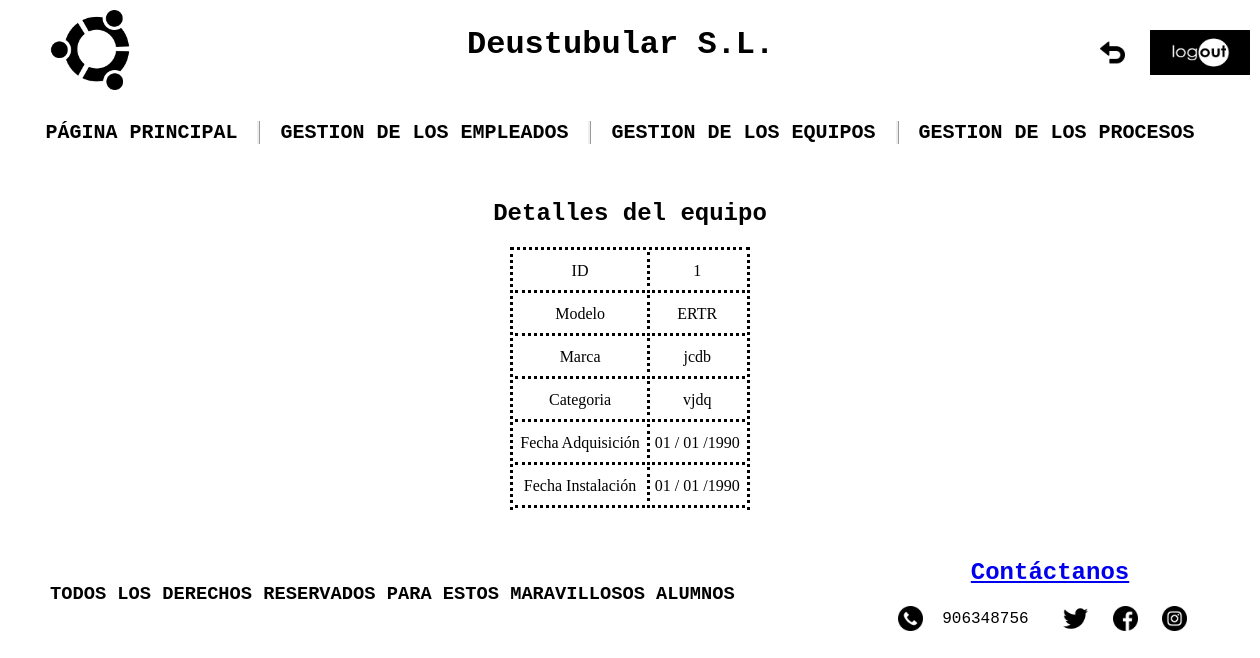
Screenshot of /appProduccion/equipos/1/ with the database file from the repository.
### appProduccion/models.py (models this page shows, shortened)
class Equipo(models.Model):
    modelo = models.CharField(max_length=100)
    marca = models.CharField(max_length=100)
    categoria = models.CharField(max_length=100)
    fecha_adquisicion = models.DateField(default="01/01/1990")
    fecha_instalacion = models.DateField(default="01/01/1990")

### appProduccion/views.py (the view)
# urls.py: path('equipos/<int:pk>/', views.EquipoDetailView.as_view(), name='equipo_detail'),
class EquipoDetailView(DetailView):
    model = Equipo
    template_name = 'equipo_detail.html'
    def get_context_data(self, **kwargs):
        context = super(EquipoDetailView, self).get_context_data(**kwargs)
        context['titulo_pagina'] = 'Detalles del equipo'
        return context

### appProduccion/templates/equipo_detail.html (shortened to what this page needs)
{% load static %}
<!DOCTYPE html>
<html lang="en">
<head>
    <link rel="stylesheet" href="{% static 'css/style.css' %}">
</head>
<body>
    <header class="antifloat">
        <div class="header-izq">
            <a href="{% url 'principal' %}"><img id="Logo" src="{% static 'imagenes/logo.png' %}" alt="LOGO"></a>
        </div>
        <div class="header-der">
            <h1>Deustubular S.L.</h1>
            <a href="{% url 'equipo_list' %}"><img id="Atras" src="{% static 'imagenes/atras.png' %}" alt="ATRÁS"></a>
            <a href="{% url 'logout' %}"><img id="Log_out" src="{% static 'imagenes/logout.png' %}" alt="LOGOUT"></a>
        </div>
    </header>
    <nav>
        <h2 id="PP"><a href="{% url 'principal' %}" class="enlaces_internos" style="text-decoration:none;">PÁGINA PRINCIPAL</a></h2>
        <h2 id="gestion_empleados">GESTION DE LOS EMPLEADOS
        </h2>
        <h2 id="gestion_equipos">GESTION DE LOS EQUIPOS
        </h2>
        <h2 id="gestion_procesos">GESTION DE LOS PROCESOS
        </h2>
    </nav>
    <main class="antifloat">
        <h2 class="centrar">Detalles del equipo</h2>
        <div class="div-table">
            <table>
                <tr>
                    <td>ID</td>
                    <td class="td_estilos">{{ equipo.id }}</td>
                </tr>
                <tr>
                    <td>Modelo</td>
                    <td class="td_estilos">{{ equipo.modelo }}</td>
                </tr>
                <tr>
                    <td>Marca</td>
                    <td class="td_estilos">{{ equipo.marca }}</td>
                </tr>
                <tr>
                    <td>Categoria</td>
                    <td class="td_estilos">{{ equipo.categoria }}</td>
                </tr>
                <tr>
                    <td>Fecha Adquisición</td>
                    <td class="td_estilos">{{ equipo.fecha_adquisicion|date:"d / m /Y" }}</td>
                </tr>
                <tr>
                    <td>Fecha Instalación</td>
                    <td class="td_estilos">{{ equipo.fecha_instalacion|date:"d / m /Y" }}</td>
                </tr>
            </table>
        </div>
    </main>
</body>
<footer>
    <div class="footer-izq">
        <h3 class="h3_footer">TODOS LOS DERECHOS RESERVADOS PARA ESTOS MARAVILLOSOS ALUMNOS</h3>
    </div>
    <div class="footer-der">
        <div id="Contactos">
            <a href="{%  url 'novedades_create' %}"><h2>Contáctanos</h2></a>
            <img id="Telefono" src="{% static 'imagenes/telefono.png' %}" alt="TELEFONO">
            <label for="Telefono">906348756</label>
            <a href="https://twitter.com/?lang=es"><img id="Twitter" src="{% static 'imagenes/twitter.png' %}" alt="TWITTER"></a>
            <a href="https://es-es.facebook.com/"><img class="Face_ins" src="{% static 'imagenes/facebook.png' %}" alt="FACEBOOK"></a>
            <a href="https://www.instagram.com/?hl=es"><img class="Face_ins" src="{% static 'imagenes/instagram.png' %}" alt="INSTAGRAM"></a>
        </div>
    </div>
</footer>
</html>

### appProduccion/static/css/style.css (style rules this page uses)
* { background-size: 100%; box-sizing: border-box; }
body { background-image: url(../imagenes/fondo.jpg); margin: 0 auto; width: 1200px; }
nav { display: flex; font-family: 'Courier New', Courier, monospace; justify-content: center; margin-bottom:20px; }
header { border-bottom: 4px solid white; font-family: 'Courier New', Courier, monospace; width: 1200px; }
h3 { font-family: 'Courier New', Courier, monospace; }
footer { border-top: 4px solid white; font-family: 'Courier New', Courier, monospace; width: 1200px; }
h2 { font-family: 'Courier New', Courier, monospace; }
main { width: 100%; }
table { text-align: center; border-top: 3px dotted black; border-left: 3px dotted black; border-right: 3px dotted black; margin: 0 auto; }
td { padding:10px 5px 10px 5px; border-bottom: 3px dotted black; }
#PP { border-right: ridge; font-size: 20px; padding-right: 20px; }
#gestion_empleados { border-right: ridge; font-size: 20px; padding-left: 20px; padding-right: 20px; }
#gestion_equipos { border-right: ridge; box-sizing: border-box; font-size: 20px; padding-left: 20px; padding-right: 20px; }
#gestion_procesos { font-size: 20px; padding-left: 20px; padding-right: 20px; }
#Twitter { height:25px; margin-left: 25px; margin-right: 15px; vertical-align: middle; width:25px; }
#Contactos { color: black; padding-bottom: 10px; text-align: center; }
#Telefono { height:25px; margin-right: 10px; vertical-align: middle; width:25px; }
#Atras { height: 25px; margin-right: 10px; width:25px; position: absolute; left: 1100px; top:40px; cursor: pointer; }
#Log_out { height:45px; width:100px; position: absolute; left: 1150px; top:30px; cursor: pointer; }
#Logo { height:80px; width:80px; }
.h3_footer { font-family: 'Courier New', Courier, monospace; padding-top: 30px; }
.footer-izq { float: left; padding-left: 20px; width: 70% }
.footer-der { float: right; padding: 5px; width: 30% }
.centrar { text-align: center; }
.header-izq { float: left; padding: 10px 0px 5px 20px; width: 36% }
.header-der { float: right; padding: 5px; width: 64% }
.td_estilos { border-left: 3px dotted black; }
.div-table { padding: 0px 10px 20px 10px; }
.enlaces_internos { color:black; }
.antifloat { clear: both; content: ""; display: table; }
.Face_ins { height:25px; margin-right: 15px; vertical-align: middle; width:25px; }

### rows the page displays
Equipo: id "1", modelo "ERTR", marca "jcdb", categoria "vjdq", fecha_adquisicion "01 / 01 /1990", fecha_instalacion "01 / 01 /1990"
